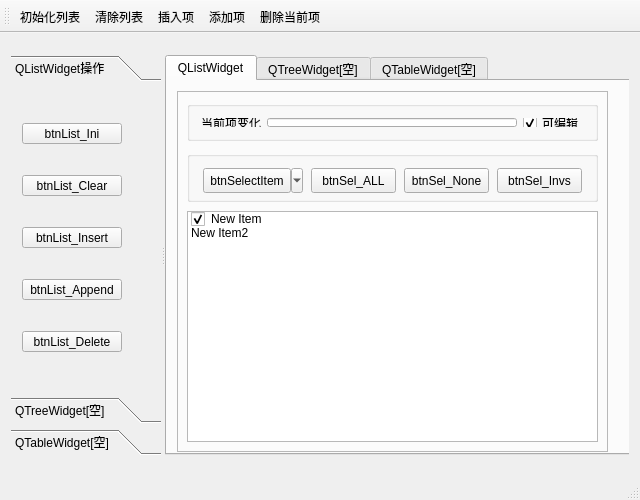
<?xml version="1.0" encoding="UTF-8"?>
<ui version="4.0">
 <class>MainWindow</class>
 <widget class="QMainWindow" name="MainWindow">
  <property name="geometry">
   <rect>
    <x>0</x>
    <y>0</y>
    <width>640</width>
    <height>500</height>
   </rect>
  </property>
  <property name="minimumSize">
   <size>
    <width>640</width>
    <height>500</height>
   </size>
  </property>
  <property name="maximumSize">
   <size>
    <width>643</width>
    <height>500</height>
   </size>
  </property>
  <property name="baseSize">
   <size>
    <width>640</width>
    <height>500</height>
   </size>
  </property>
  <property name="windowTitle">
   <string>MainWindow</string>
  </property>
  <widget class="QWidget" name="centralWidget">
   <layout class="QGridLayout" name="gridLayout">
    <item row="0" column="0">
     <widget class="QSplitter" name="splitter">
      <property name="orientation">
       <enum>Qt::Horizontal</enum>
      </property>
      <widget class="QToolBox" name="toolBox">
       <property name="minimumSize">
        <size>
         <width>150</width>
         <height>0</height>
        </size>
       </property>
       <property name="maximumSize">
        <size>
         <width>150</width>
         <height>16777215</height>
        </size>
       </property>
       <widget class="QWidget" name="page">
        <property name="geometry">
         <rect>
          <x>0</x>
          <y>0</y>
          <width>150</width>
          <height>297</height>
         </rect>
        </property>
        <attribute name="icon">
         <iconset resource="res.qrc">
          <normaloff>:/icons/images/408.bmp</normaloff>:/icons/images/408.bmp</iconset>
        </attribute>
        <attribute name="label">
         <string>QListWidget操作</string>
        </attribute>
        <layout class="QVBoxLayout" name="verticalLayout">
         <item>
          <widget class="QToolButton" name="btnList_Ini">
           <property name="minimumSize">
            <size>
             <width>100</width>
             <height>20</height>
            </size>
           </property>
           <property name="layoutDirection">
            <enum>Qt::LeftToRight</enum>
           </property>
           <property name="text">
            <string>btnList_Ini</string>
           </property>
           <property name="toolButtonStyle">
            <enum>Qt::ToolButtonTextBesideIcon</enum>
           </property>
          </widget>
         </item>
         <item>
          <widget class="QToolButton" name="btnList_Clear">
           <property name="minimumSize">
            <size>
             <width>100</width>
             <height>20</height>
            </size>
           </property>
           <property name="layoutDirection">
            <enum>Qt::LeftToRight</enum>
           </property>
           <property name="text">
            <string>btnList_Clear</string>
           </property>
           <property name="toolButtonStyle">
            <enum>Qt::ToolButtonTextBesideIcon</enum>
           </property>
          </widget>
         </item>
         <item>
          <widget class="QToolButton" name="btnList_Insert">
           <property name="minimumSize">
            <size>
             <width>100</width>
             <height>20</height>
            </size>
           </property>
           <property name="layoutDirection">
            <enum>Qt::LeftToRight</enum>
           </property>
           <property name="text">
            <string>btnList_Insert</string>
           </property>
           <property name="toolButtonStyle">
            <enum>Qt::ToolButtonTextBesideIcon</enum>
           </property>
          </widget>
         </item>
         <item>
          <widget class="QToolButton" name="btnList_Append">
           <property name="minimumSize">
            <size>
             <width>100</width>
             <height>20</height>
            </size>
           </property>
           <property name="layoutDirection">
            <enum>Qt::LeftToRight</enum>
           </property>
           <property name="text">
            <string>btnList_Append</string>
           </property>
           <property name="toolButtonStyle">
            <enum>Qt::ToolButtonTextBesideIcon</enum>
           </property>
          </widget>
         </item>
         <item>
          <widget class="QToolButton" name="btnList_Delete">
           <property name="minimumSize">
            <size>
             <width>100</width>
             <height>20</height>
            </size>
           </property>
           <property name="layoutDirection">
            <enum>Qt::LeftToRight</enum>
           </property>
           <property name="text">
            <string>btnList_Delete</string>
           </property>
           <property name="toolButtonStyle">
            <enum>Qt::ToolButtonTextBesideIcon</enum>
           </property>
          </widget>
         </item>
        </layout>
       </widget>
       <widget class="QWidget" name="page_2">
        <property name="geometry">
         <rect>
          <x>0</x>
          <y>0</y>
          <width>150</width>
          <height>297</height>
         </rect>
        </property>
        <attribute name="icon">
         <iconset resource="res.qrc">
          <normaloff>:/icons/images/410.bmp</normaloff>:/icons/images/410.bmp</iconset>
        </attribute>
        <attribute name="label">
         <string>QTreeWidget[空]</string>
        </attribute>
       </widget>
       <widget class="QWidget" name="page_3">
        <property name="geometry">
         <rect>
          <x>0</x>
          <y>0</y>
          <width>150</width>
          <height>297</height>
         </rect>
        </property>
        <attribute name="icon">
         <iconset resource="res.qrc">
          <normaloff>:/icons/images/412.bmp</normaloff>:/icons/images/412.bmp</iconset>
        </attribute>
        <attribute name="label">
         <string>QTableWidget[空]</string>
        </attribute>
       </widget>
      </widget>
      <widget class="QTabWidget" name="tabWidget">
       <property name="minimumSize">
        <size>
         <width>470</width>
         <height>400</height>
        </size>
       </property>
       <property name="maximumSize">
        <size>
         <width>470</width>
         <height>400</height>
        </size>
       </property>
       <property name="currentIndex">
        <number>0</number>
       </property>
       <widget class="QWidget" name="tab_1">
        <attribute name="title">
         <string>QListWidget</string>
        </attribute>
        <widget class="QFrame" name="frame">
         <property name="geometry">
          <rect>
           <x>10</x>
           <y>10</y>
           <width>431</width>
           <height>361</height>
          </rect>
         </property>
         <property name="frameShape">
          <enum>QFrame::StyledPanel</enum>
         </property>
         <property name="frameShadow">
          <enum>QFrame::Raised</enum>
         </property>
         <widget class="QGroupBox" name="groupBox">
          <property name="geometry">
           <rect>
            <x>10</x>
            <y>10</y>
            <width>411</width>
            <height>40</height>
           </rect>
          </property>
          <property name="title">
           <string/>
          </property>
          <layout class="QHBoxLayout" name="horizontalLayout">
           <item>
            <widget class="QLabel" name="label">
             <property name="text">
              <string>当前项变化</string>
             </property>
            </widget>
           </item>
           <item>
            <widget class="QLineEdit" name="editCurItemText"/>
           </item>
           <item>
            <widget class="QCheckBox" name="chkBoxList_Editable">
             <property name="text">
              <string>可编辑</string>
             </property>
             <property name="checked">
              <bool>true</bool>
             </property>
            </widget>
           </item>
          </layout>
         </widget>
         <widget class="QGroupBox" name="groupBox_2">
          <property name="geometry">
           <rect>
            <x>10</x>
            <y>60</y>
            <width>411</width>
            <height>51</height>
           </rect>
          </property>
          <property name="title">
           <string/>
          </property>
          <layout class="QHBoxLayout" name="horizontalLayout_2">
           <item>
            <widget class="QToolButton" name="btnSelectItem">
             <property name="minimumSize">
              <size>
               <width>100</width>
               <height>25</height>
              </size>
             </property>
             <property name="text">
              <string>btnSelectItem</string>
             </property>
             <property name="popupMode">
              <enum>QToolButton::MenuButtonPopup</enum>
             </property>
             <property name="autoRaise">
              <bool>false</bool>
             </property>
            </widget>
           </item>
           <item>
            <widget class="QToolButton" name="btnSel_ALL">
             <property name="minimumSize">
              <size>
               <width>85</width>
               <height>25</height>
              </size>
             </property>
             <property name="text">
              <string>btnSel_ALL</string>
             </property>
             <property name="toolButtonStyle">
              <enum>Qt::ToolButtonTextBesideIcon</enum>
             </property>
            </widget>
           </item>
           <item>
            <widget class="QToolButton" name="btnSel_None">
             <property name="minimumSize">
              <size>
               <width>85</width>
               <height>25</height>
              </size>
             </property>
             <property name="text">
              <string>btnSel_None</string>
             </property>
             <property name="toolButtonStyle">
              <enum>Qt::ToolButtonTextBesideIcon</enum>
             </property>
            </widget>
           </item>
           <item>
            <widget class="QToolButton" name="btnSel_Invs">
             <property name="minimumSize">
              <size>
               <width>85</width>
               <height>25</height>
              </size>
             </property>
             <property name="text">
              <string>btnSel_Invs</string>
             </property>
             <property name="toolButtonStyle">
              <enum>Qt::ToolButtonTextBesideIcon</enum>
             </property>
            </widget>
           </item>
          </layout>
         </widget>
         <widget class="QListWidget" name="listWidget">
          <property name="geometry">
           <rect>
            <x>10</x>
            <y>120</y>
            <width>411</width>
            <height>231</height>
           </rect>
          </property>
          <item>
           <property name="text">
            <string>New Item</string>
           </property>
           <property name="checkState">
            <enum>Checked</enum>
           </property>
           <property name="flags">
            <set>ItemIsSelectable|ItemIsEditable|ItemIsDragEnabled|ItemIsUserCheckable|ItemIsEnabled</set>
           </property>
          </item>
          <item>
           <property name="text">
            <string>New Item2</string>
           </property>
           <property name="checkState">
            <enum>Unchecked</enum>
           </property>
           <property name="flags">
            <set>ItemIsEditable|ItemIsDragEnabled|ItemIsUserCheckable|ItemIsEnabled</set>
           </property>
          </item>
         </widget>
        </widget>
       </widget>
       <widget class="QWidget" name="tab_2">
        <attribute name="title">
         <string>QTreeWidget[空]</string>
        </attribute>
       </widget>
       <widget class="QWidget" name="tab_3">
        <attribute name="title">
         <string>QTableWidget[空]</string>
        </attribute>
       </widget>
      </widget>
     </widget>
    </item>
   </layout>
  </widget>
  <widget class="QMenuBar" name="menuBar">
   <property name="geometry">
    <rect>
     <x>0</x>
     <y>0</y>
     <width>640</width>
     <height>23</height>
    </rect>
   </property>
  </widget>
  <widget class="QToolBar" name="mainToolBar">
   <property name="toolButtonStyle">
    <enum>Qt::ToolButtonTextUnderIcon</enum>
   </property>
   <attribute name="toolBarArea">
    <enum>TopToolBarArea</enum>
   </attribute>
   <attribute name="toolBarBreak">
    <bool>false</bool>
   </attribute>
   <addaction name="actList_Ini"/>
   <addaction name="actList_Clear"/>
   <addaction name="actList_Insert"/>
   <addaction name="actList_Append"/>
   <addaction name="actList_Delete"/>
  </widget>
  <widget class="QStatusBar" name="statusBar"/>
  <action name="actList_Append">
   <property name="icon">
    <iconset resource="res.qrc">
     <normaloff>:/icons/images/316.bmp</normaloff>:/icons/images/316.bmp</iconset>
   </property>
   <property name="text">
    <string>添加项</string>
   </property>
   <property name="toolTip">
    <string>添加项</string>
   </property>
   <property name="shortcut">
    <string>Ctrl+A</string>
   </property>
  </action>
  <action name="actList_Ini">
   <property name="icon">
    <iconset resource="res.qrc">
     <normaloff>:/icons/images/128.bmp</normaloff>:/icons/images/128.bmp</iconset>
   </property>
   <property name="text">
    <string>初始化列表</string>
   </property>
   <property name="toolTip">
    <string>初始化列表</string>
   </property>
   <property name="shortcut">
    <string>Ctrl+I</string>
   </property>
  </action>
  <action name="actList_Clear">
   <property name="icon">
    <iconset resource="res.qrc">
     <normaloff>:/icons/images/delete1.bmp</normaloff>:/icons/images/delete1.bmp</iconset>
   </property>
   <property name="text">
    <string>清除列表</string>
   </property>
  </action>
  <action name="actList_Insert">
   <property name="icon">
    <iconset resource="res.qrc">
     <normaloff>:/icons/images/424.bmp</normaloff>:/icons/images/424.bmp</iconset>
   </property>
   <property name="text">
    <string>插入项</string>
   </property>
   <property name="toolTip">
    <string>插入项</string>
   </property>
   <property name="shortcut">
    <string>Ctrl+S</string>
   </property>
  </action>
  <action name="actList_Delete">
   <property name="icon">
    <iconset resource="res.qrc">
     <normaloff>:/icons/images/324.bmp</normaloff>:/icons/images/324.bmp</iconset>
   </property>
   <property name="text">
    <string>删除当前项</string>
   </property>
   <property name="toolTip">
    <string>删除当前项</string>
   </property>
   <property name="shortcut">
    <string>Ctrl+A</string>
   </property>
  </action>
  <action name="actSel_All">
   <property name="text">
    <string>全选</string>
   </property>
   <property name="toolTip">
    <string>全选</string>
   </property>
  </action>
  <action name="actSel_None">
   <property name="text">
    <string>全不选</string>
   </property>
   <property name="toolTip">
    <string>全不选</string>
   </property>
  </action>
  <action name="actSel_Invs">
   <property name="text">
    <string>反选</string>
   </property>
   <property name="toolTip">
    <string>反选</string>
   </property>
  </action>
  <action name="actQuit">
   <property name="icon">
    <iconset resource="res.qrc">
     <normaloff>:/icons/images/exit.bmp</normaloff>:/icons/images/exit.bmp</iconset>
   </property>
   <property name="text">
    <string>退出</string>
   </property>
   <property name="toolTip">
    <string>退出程序</string>
   </property>
  </action>
  <action name="actSelPopMenu">
   <property name="icon">
    <iconset resource="res.qrc">
     <normaloff>:/icons/images/516.bmp</normaloff>:/icons/images/516.bmp</iconset>
   </property>
   <property name="text">
    <string>项选项</string>
   </property>
   <property name="toolTip">
    <string>项选项</string>
   </property>
  </action>
 </widget>
 <layoutdefault spacing="6" margin="11"/>
 <resources>
  <include location="res.qrc"/>
 </resources>
 <connections>
  <connection>
   <sender>actSelPopMenu</sender>
   <signal>triggered()</signal>
   <receiver>actSel_Invs</receiver>
   <slot>trigger()</slot>
   <hints>
    <hint type="sourcelabel">
     <x>-1</x>
     <y>-1</y>
    </hint>
    <hint type="destinationlabel">
     <x>-1</x>
     <y>-1</y>
    </hint>
   </hints>
  </connection>
  <connection>
   <sender>actQuit</sender>
   <signal>triggered()</signal>
   <receiver>MainWindow</receiver>
   <slot>close()</slot>
   <hints>
    <hint type="sourcelabel">
     <x>-1</x>
     <y>-1</y>
    </hint>
    <hint type="destinationlabel">
     <x>315</x>
     <y>246</y>
    </hint>
   </hints>
  </connection>
 </connections>
</ui>
